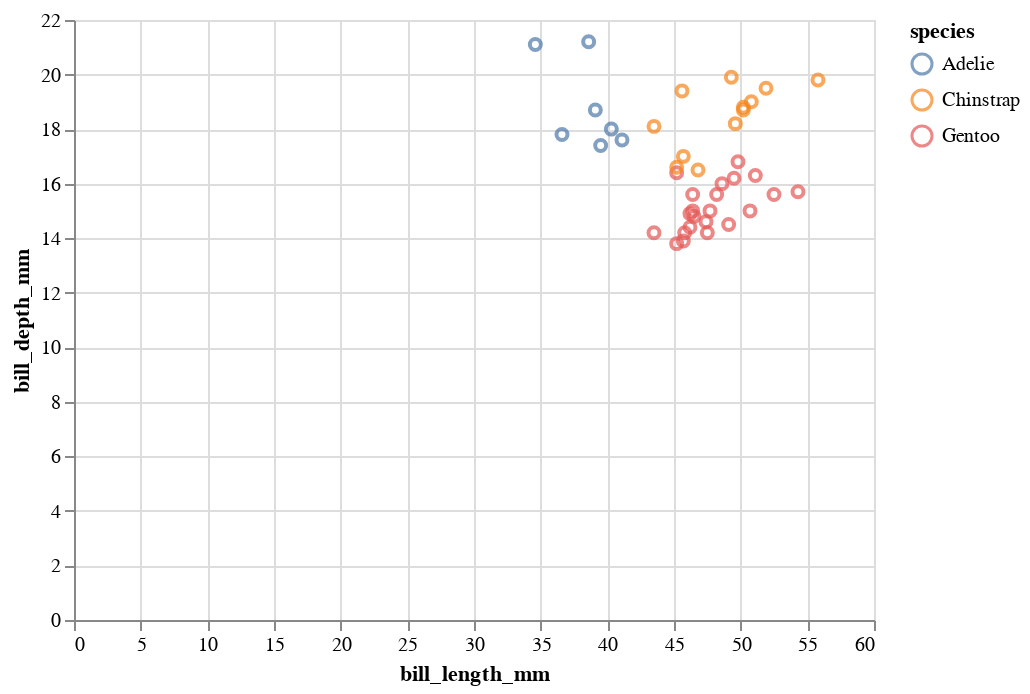

Here is the notebook cell this chart was saved with:
### Markdown cell above
The above Visualization did concatenation of the 2 Plots.

Now, let us make the Scatterplot interactive by using the "interactive()"

To get familiar try running the code with and without the "interactive()" as mentioned below and see the difference.

### Code cell
#scatter plot
alt.Chart(df28).mark_point().encode(
    x=('bill_length_mm'), #assign petal length on the X-axis
    y=('bill_depth_mm'), #Assign the width on the Y-axis
    color='species', #adding color to species

).interactive()

### Figure 1 — Vega-Lite specification as saved in the notebook (floating-point values rounded to 4 significant figures)
{"config": {"view": {"continuousWidth": 400, "continuousHeight": 300}}, "data": {"name": "data-9a034b6723ae0a0816abb8d4e5b74a30"}, "mark": "point", "encoding": {"color": {"field": "species", "type": "nominal"}, "x": {"field": "bill_length_mm", "type": "quantitative"}, "y": {"field": "bill_depth_mm", "type": "quantitative"}}, "selection": {"selector005": {"type": "interval", "bind": "scales", "encodings": ["x", "y"]}}, "$schema": "https://vega.github.io/schema/vega-lite/v4.17.0.json", "datasets": {"data-9a034b6723ae0a0816abb8d4e5b74a30": [{"species": "Adelie", "island": "Torgersen", "bill_length_mm": 39.1, "bill_depth_mm": 18.7, "flipper_length_mm": 181, "body_mass_g": 3750, "sex": "male"}, {"species": "Adelie", "island": "Torgersen", "bill_length_mm": 39.5, "bill_depth_mm": 17.4, "flipper_length_mm": 186, "body_mass_g": 3800, "sex": "female"}, {"species": "Adelie", "island": "Torgersen", "bill_length_mm": 40.3, "bill_depth_mm": 18.0, "flipper_length_mm": 195, "body_mass_g": 3250, "sex": "female"}, {"species": "Adelie", "island": "Torgersen", "bill_length_mm": 41.1, "bill_depth_mm": 17.6, "flipper_length_mm": 182, "body_mass_g": 3200, "sex": "female"}, {"species": "Adelie", "island": "Torgersen", "bill_length_mm": 38.6, "bill_depth_mm": 21.2, "flipper_length_mm": 191, "body_mass_g": 3800, "sex": "male"}, {"species": "Adelie", "island": "Torgersen", "bill_length_mm": 34.6, "bill_depth_mm": 21.1, "flipper_length_mm": 198, "body_mass_g": 4400, "sex": "male"}, {"species": "Adelie", "island": "Torgersen", "bill_length_mm": 36.6, "bill_depth_mm": 17.8, "flipper_length_mm": 185, "body_mass_g": 3700, "sex": "female"}, {"species": "Gentoo", "island": "Biscoe", "bill_length_mm": 46.2, "bill_depth_mm": 14.9, "flipper_length_mm": 221, "body_mass_g": 5300, "sex": "male"}, {"species": "Gentoo", "island": "Biscoe", "bill_length_mm": 45.7, "bill_depth_mm": 13.9, "flipper_length_mm": 214, "body_mass_g": 4400, "sex": "female"}, {"species": "Gentoo", "island": "Biscoe", "bill_length_mm": 54.3, "bill_depth_mm": 15.7, "flipper_length_mm": 231, "body_mass_g": 5650, "sex": "male"}, {"species": "Gentoo", "island": "Biscoe", "bill_length_mm": 45.8, "bill_depth_mm": 14.2, "flipper_length_mm": 219, "body_mass_g": 4700, "sex": "female"}, {"species": "Gentoo", "island": "Biscoe", "bill_length_mm": 49.8, "bill_depth_mm": 16.8, "flipper_length_mm": 230, "body_mass_g": 5700, "sex": "male"}, {"species": "Gentoo", "island": "Biscoe", "bill_length_mm": 46.2, "bill_depth_mm": 14.4, "flipper_length_mm": 214, "body_mass_g": 4650, "sex": null}, {"species": "Gentoo", "island": "Biscoe", "bill_length_mm": 49.5, "bill_depth_mm": 16.2, "flipper_length_mm": 229, "body_mass_g": 5800, "sex": "male"}, {"species": "Gentoo", "island": "Biscoe", "bill_length_mm": 43.5, "bill_depth_mm": 14.2, "flipper_length_mm": 220, "body_mass_g": 4700, "sex": "female"}, {"species": "Gentoo", "island": "Biscoe", "bill_length_mm": 50.7, "bill_depth_mm": 15.0, "flipper_length_mm": 223, "body_mass_g": 5550, "sex": "male"}, {"species": "Gentoo", "island": "Biscoe", "bill_length_mm": 47.7, "bill_depth_mm": 15.0, "flipper_length_mm": 216, "body_mass_g": 4750, "sex": "female"}, {"species": "Gentoo", "island": "Biscoe", "bill_length_mm": 46.4, "bill_depth_mm": 15.6, "flipper_length_mm": 221, "body_mass_g": 5000, "sex": "male"}, {"species": "Gentoo", "island": "Biscoe", "bill_length_mm": 48.2, "bill_depth_mm": 15.6, "flipper_length_mm": 221, "body_mass_g": 5100, "sex": "male"}, {"species": "Gentoo", "island": "Biscoe", "bill_length_mm": 46.5, "bill_depth_mm": 14.8, "flipper_length_mm": 217, "body_mass_g": 5200, "sex": "female"}, {"species": "Gentoo", "island": "Biscoe", "bill_length_mm": 46.4, "bill_depth_mm": 15.0, "flipper_length_mm": 216, "body_mass_g": 4700, "sex": "female"}, {"species": "Gentoo", "island": "Biscoe", "bill_length_mm": 48.6, "bill_depth_mm": 16.0, "flipper_length_mm": 230, "body_mass_g": 5800, "sex": "male"}, {"species": "Gentoo", "island": "Biscoe", "bill_length_mm": 47.5, "bill_depth_mm": 14.2, "flipper_length_mm": 209, "body_mass_g": 4600, "sex": "female"}, {"species": "Gentoo", "island": "Biscoe", "bill_length_mm": 51.1, "bill_depth_mm": 16.3, "flipper_length_mm": 220, "body_mass_g": 6000, "sex": "male"}, {"species": "Gentoo", "island": "Biscoe", "bill_length_mm": 45.2, "bill_depth_mm": 13.8, "flipper_length_mm": 215, "body_mass_g": 4750, "sex": "female"}, {"species": "Gentoo", "island": "Biscoe", "bill_length_mm": 45.2, "bill_depth_mm": 16.4, "flipper_length_mm": 223, "body_mass_g": 5950, "sex": "male"}, {"species": "Gentoo", "island": "Biscoe", "bill_length_mm": 49.1, "bill_depth_mm": 14.5, "flipper_length_mm": 212, "body_mass_g": 4625, "sex": "female"}, {"species": "Gentoo", "island": "Biscoe", "bill_length_mm": 52.5, "bill_depth_mm": 15.6, "flipper_length_mm": 221, "body_mass_g": 5450, "sex": "male"}, {"species": "Gentoo", "island": "Biscoe", "bill_length_mm": 47.4, "bill_depth_mm": 14.6, "flipper_length_mm": 212, "body_mass_g": 4725, "sex": "female"}, {"species": "Chinstrap", "island": "Dream", "bill_length_mm": 45.2, "bill_depth_mm": 16.6, "flipper_length_mm": 191, "body_mass_g": 3250, "sex": "female"}, {"species": "Chinstrap", "island": "Dream", "bill_length_mm": 49.3, "bill_depth_mm": 19.9, "flipper_length_mm": 203, "body_mass_g": 4050, "sex": "male"}, {"species": "Chinstrap", "island": "Dream", "bill_length_mm": 50.2, "bill_depth_mm": 18.8, "flipper_length_mm": 202, "body_mass_g": 3800, "sex": "male"}, {"species": "Chinstrap", "island": "Dream", "bill_length_mm": 45.6, "bill_depth_mm": 19.4, "flipper_length_mm": 194, "body_mass_g": 3525, "sex": "female"}, {"species": "Chinstrap", "island": "Dream", "bill_length_mm": 51.9, "bill_depth_mm": 19.5, "flipper_length_mm": 206, "body_mass_g": 3950, "sex": "male"}, {"species": "Chinstrap", "island": "Dream", "bill_length_mm": 46.8, "bill_depth_mm": 16.5, "flipper_length_mm": 189, "body_mass_g": 3650, "sex": "female"}, {"species": "Chinstrap", "island": "Dream", "bill_length_mm": 45.7, "bill_depth_mm": 17.0, "flipper_length_mm": 195, "body_mass_g": 3650, "sex": "female"}, {"species": "Chinstrap", "island": "Dream", "bill_length_mm": 55.8, "bill_depth_mm": 19.8, "flipper_length_mm": 207, "body_mass_g": 4000, "sex": "male"}, {"species": "Chinstrap", "island": "Dream", "bill_length_mm": 43.5, "bill_depth_mm": 18.1, "flipper_length_mm": 202, "body_mass_g": 3400, "sex": "female"}, {"species": "Chinstrap", "island": "Dream", "bill_length_mm": 49.6, "bill_depth_mm": 18.2, "flipper_length_mm": 193, "body_mass_g": 3775, "sex": "male"}, {"species": "Chinstrap", "island": "Dream", "bill_length_mm": 50.8, "bill_depth_mm": 19.0, "flipper_length_mm": 210, "body_mass_g": 4100, "sex": "male"}, {"species": "Chinstrap", "island": "Dream", "bill_length_mm": 50.2, "bill_depth_mm": 18.7, "flipper_length_mm": 198, "body_mass_g": 3775, "sex": "female"}]}}
